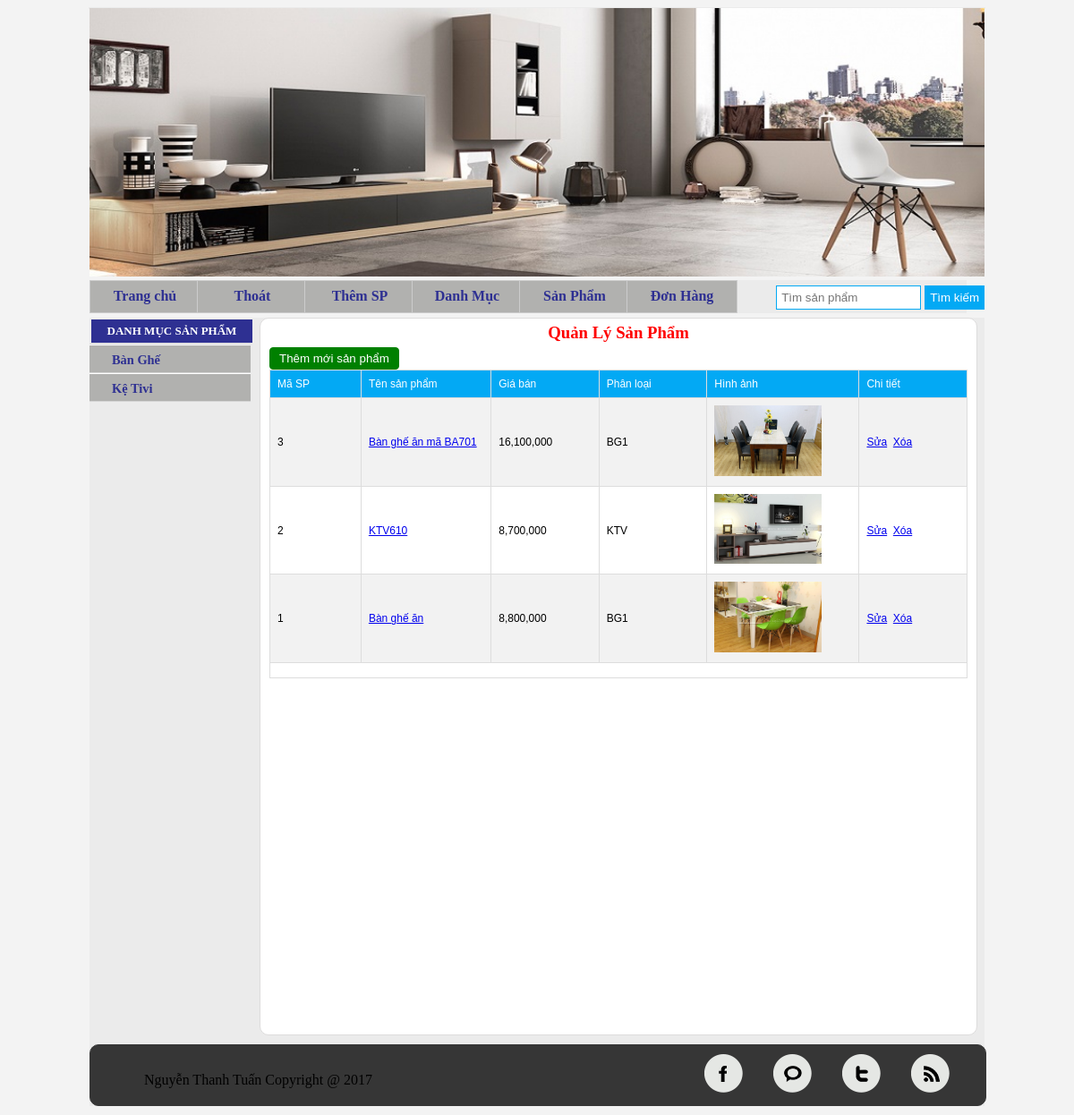
The app's page /quanly-sanpham.html (signed in) with its own data.
### tables this page shows
CREATE TABLE `loaisp` (
  `maloai` varchar(50) NOT NULL,
  `ten` varchar(200) NOT NULL
);

CREATE TABLE `sanpham` (
  `mahang` int(20) NOT NULL,
  `tenhang` varchar(50) NOT NULL,
  `alias` varchar(255) NOT NULL,
  `giatien` int(20) NOT NULL,
  `slogan` varchar(255) NOT NULL,
  `maloai` varchar(50) NOT NULL,
  `chitiet` text NOT NULL,
  `hinhanh` varchar(20) NOT NULL,
  `sogr1sp` int(5) NOT NULL
);

### clspage.php (called while the page is built, shortened)
<?php
class Paging
{
    function rowStart($limit)
    {
        return (!isset($_GET['page'])) ? 0 :  ($_GET['page']-1) * $limit;
    }
}

### thongtin.php (the view, shortened to what this page needs)
    <?php
include("clspage.php");
$paging = new Paging; $limit =50;
$paging->findTotal($link,'sanpham');
$paging->findPages($limit);
$start =$paging->rowStart($limit);
$sql="select * from sanpham order by mahang desc limit ".$start.",".$limit;
$result=mysql_query($sql);
?>
<table width="725" border="1" background="">
    <h3 class="tbltitle">Quản lý sản phẩm</h3>
    <input name="Smsua" type="button" onclick="window.location='themsanpham.html';" class="button-red muatiep" value="Thêm mới sản phẩm">
    <tr>
        <td width="65"><div align="left">Mã SP</div></td>
        <td width="100"><div align="left">Tên sản phẩm</div></td>
        <td width="80"><div align="left">Giá bán</div></td>
        <td width="80"><div align="left">Phân loại</div></td>
        <td width="80"><div align="left">Hình ảnh</div></td>
        <td width="80"><div align="left">Chi tiết</div></td>
    </tr>
    <?php
    while($rows=mysql_fetch_array($result))
    {
        ?>
        <tr>
            <td><div align="left"><?php echo $rows['mahang'];?></div></td>
            <td><div align="left"><a href="san-pham-<?php echo $rows['mahang']; ?>.html"><?php echo $rows['tenhang']; ?></a></div></td>
            <td><div align="left"><?php echo number_format($rows['giatien']);?></div></td>
            <td><div align="left"><?php echo $rows['maloai'];?></div></td>
            <td><div align="left"><img width="120px" height="auto" src="images/sanpham/<?php echo $rows['hinhanh'];?>"/></div></td>
            <td><div align="left"><a href="sua-san-pham-<?php echo "$rows[0]";?>.html">Sửa</a>&nbsp;&nbsp;<a href="xoa-san-pham-<?php echo "$rows[0]";?>.html">Xóa</a></div></td>
        </tr>
        <?php
    }
    ?>
    <tr>
        <td colspan="7">
        </td>
    </tr>
</table>

### theleft.php (shortened to what this page needs)
<?php
$sql= "select * from loaisp";
$result= mysql_query($sql);
?>
<div class="leftwapper">
    <h2><a href="/">Danh Mục Sản Phẩm</a></h2>
    <ul class="menu_cate">
        <?php
        while($rows=mysql_fetch_array($result))
        {
            ?>
            <li>
                <a href="danhmuc-<?php echo $rows['maloai'];?>.html"><?php echo $rows['ten'];?></a>
            </li>
            <?php
        }
        ?>
    </ul>
</div>

### css.css (style rules this page uses)
.leftwapper { float: left; width: 100%; background: rgba(204, 204, 204, 0.7); }
.leftwapper h2 { float: left; margin: 0px; padding: 0px; width: 100%; margin-bottom: 1px; }
.leftwapper h2 a { text-decoration: none; text-transform: uppercase; font-size: 13px; padding: 5px 2%; background: #2e3092; border: 1px solid #EBEBEB; float: left; color: white; width: 96%; text-align: center; }
ul.menu_cate { float: left; width: 100%; list-style: none; margin: 0px; padding: 0px; }
ul.menu_cate li { line-height: 33px; background: #b1b1af; list-style: none; border-top: #fff solid 1px; border-bottom: #d4d4d4 solid 1px; }
ul.menu_cate li a { color: #2e3092; font-size: 0.9em; font-weight: bold; padding-left: 25px; display: block; height: 30px; text-decoration: none; text-transform: capitalize; }
.leftwapper h2 { border: 1px solid #EBEBEB; border-bottom: none; }
ul { margin: 10px 0; list-style: disc inside none; padding: 0px; }
.product .button, .button3, .button-red, .button-idsp { border: solid #CAC9C9 1px; border-radius: 4px; -webkit-border-radius: 4px; -moz-border-radius: 4px; color: #777; text-decoration: none; padding: 5px 5px 4px; color: #FFFFFF; border-color: green; background-color: green; background-attachment: scroll; background-position: 100% 100%; background-repeat: no-repeat; padding: 4px 10px; margin: 0px; position: relative; float: right; right: 0px; }
.wright table { font-size: 14px; font-family: "Trebuchet MS", Arial, Helvetica, sans-serif; border-collapse: collapse; border-spacing: 0; width: 100%; }
.wright table tr:first-child { padding-top: 11px; padding-bottom: 11px; background-color: #03A9F4; color: white; border: 1px solid #ddd; text-align: left; padding: 8px; }
.wright table tr:nth-child(even) { background-color: #f2f2f2; }
.wright table tr td { border: 1px solid #ddd; text-align: left; padding: 8px; font-size: 12px; }
h3.tbltitle { text-align: center; padding: 5px; margin: 0px; color: red; text-transform: capitalize; }
input.button-red.muatiep { float: left; cursor: pointer; }

### records on screen
loaisp: ten "Bàn Ghế"
loaisp: ten "Kệ Tivi"
sanpham: mahang "3", tenhang "Bàn ghế ăn mã BA701", giatien "16,100,000", maloai "BG1", hinhanh (picture)
sanpham: mahang "2", tenhang "KTV610", giatien "8,700,000", maloai "KTV", hinhanh (picture)
sanpham: mahang "1", tenhang "Bàn ghế ăn", giatien "8,800,000", maloai "BG1", hinhanh (picture)
